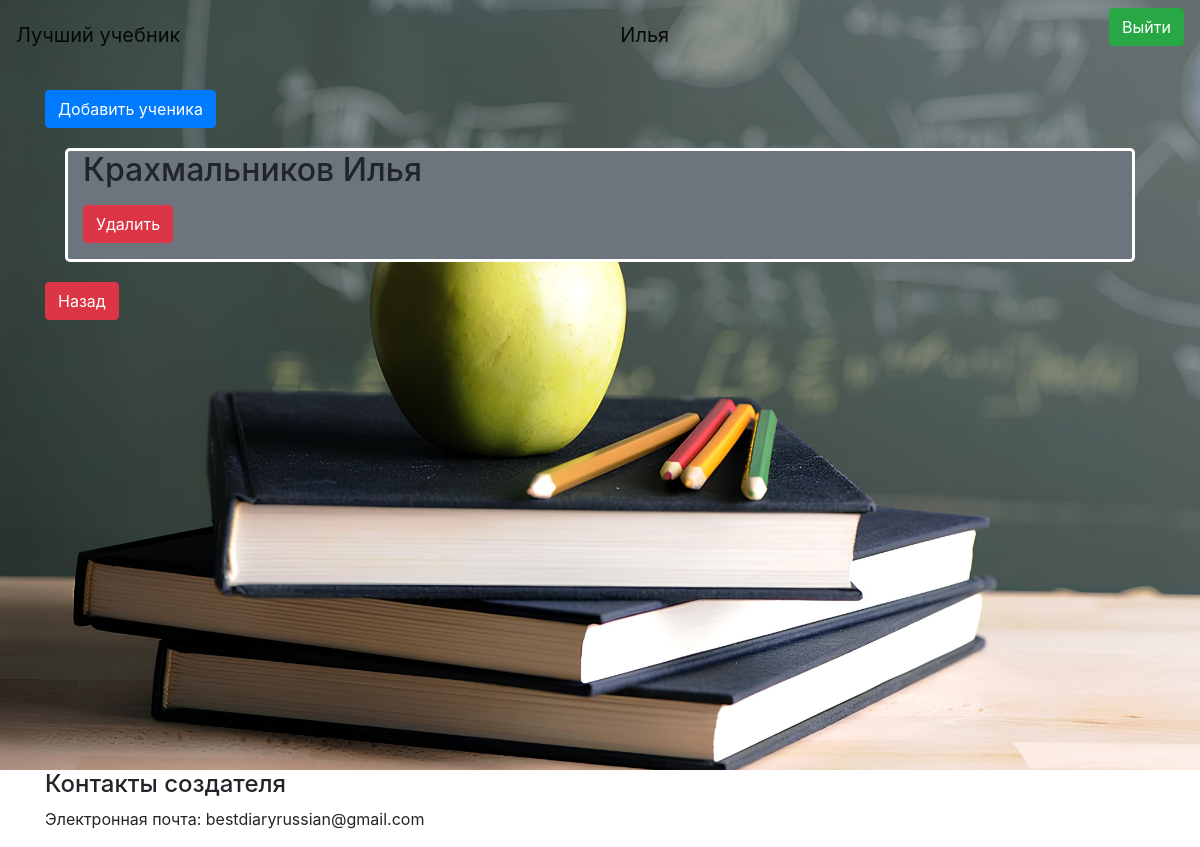
Before: /classes/2 (signed in) with the older database file.
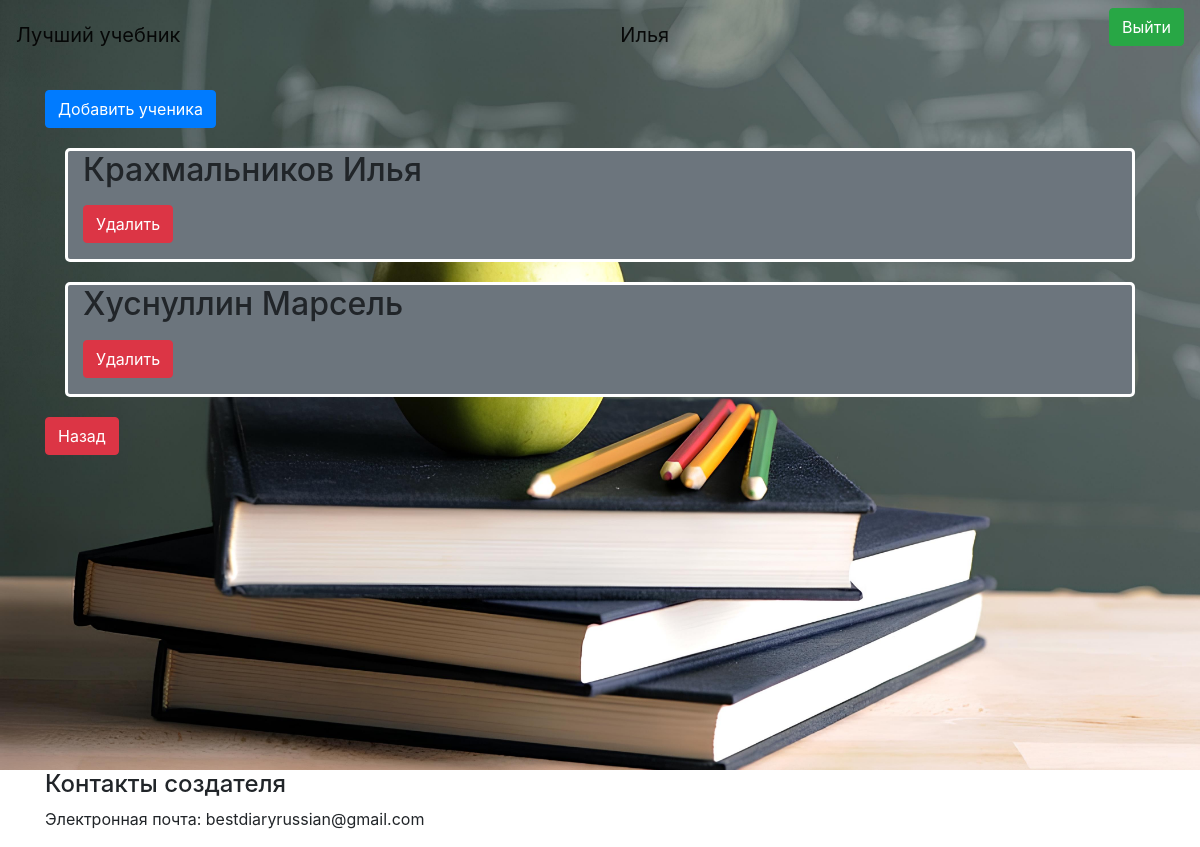
After: the same page with the newer database file.
### data/users.py (models this page shows, shortened)
class User(SqlAlchemyBase, UserMixin):
    __tablename__ = 'users'
    id = sqlalchemy.Column(sqlalchemy.Integer,
                           primary_key=True, autoincrement=True)
    classId = sqlalchemy.Column(sqlalchemy.Integer, nullable=True)
    surname = sqlalchemy.Column(sqlalchemy.String, nullable=True)
    name = sqlalchemy.Column(sqlalchemy.String, nullable=True)
    login = sqlalchemy.Column(sqlalchemy.String, nullable=True)
    email = sqlalchemy.Column(sqlalchemy.String, nullable=True)
    hashed_password = sqlalchemy.Column(sqlalchemy.String, nullable=True)

### main.py (the view)
@app.route("/classes/<int:id>")
def classes(id):
    coc = request.cookies.get("coc", 0)
    if coc:
        us = coc.split(';')[1]
        nameUs = coc.split(';')[2]
        db_sess = db_session.create_session()
        a = []
        for i in db_sess.query(User).filter(User.classId == id):
            a.append([i.id, i.surname, i.name])
        res = make_response(
            render_template("classes.html", us=us, nameUs=nameUs, news=a, bg='img'))
        res.set_cookie('coc',
                       coc.split(';')[0] + ';' + coc.split(';')[1] + ';' +
                       coc.split(';')[2] + ';' + str(id),
                       max_age=60 * 60 * 24 * 7)
        return res
    else:
        return redirect('/')

### data/db_session.py (called while the page is built)
def create_session() -> Session:
    global __factory
    return __factory()

### main.py (called while the page is built)
@login_manager.user_loader
def load_user(user_id):
    db_sess = db_session.create_session()
    return db_sess.query(User).get(user_id)

### templates/classes.html (shortened to what this page needs)
<html lang="en">
<head>
</head>
<body>
{% extends "base.html" %}
{% block content %}
{% if us == "admin" %}
<a href="/newUserAdmin" class="btn btn-primary">Добавить ученика</a>
{% for item in news%}
<div class="bg-secondary" style="margin: 20px;border-radius: 5px;border-style: solid;border-color: white;">
    <h2 class="col-6 mb-3">{{item[1]}} {{item[2]}}</h2>
    <div class="col-6 mb-3">
        <a href="/user_deleteAdmin/{{ item[0] }}" class="btn btn-danger">
            Удалить
        </a>
    </div>
</div>
{% endfor %}
<a href="/admin" class="btn btn-danger">
    Назад
</a>
{% endif %}
{% endblock %}

### templates/base.html (shortened to what this page needs)
<!doctype html>
<html lang="en">
<head>
    <link rel="stylesheet"
          href="https://stackpath.bootstrapcdn.com/bootstrap/4.4.1/css/bootstrap.min.css"
>
</head>
<body>
{% if bg == "img" %}
<div class="custom-div_image_1">
{% else %}
<div class="custom-div">
{% endif %}
    <header>
        <nav class="navbar navbar-light">
            <a class="navbar-brand" href="#">Лучший учебник</a>
            {% if us != "None" %}
                <a class="navbar-brand" href="/logout">{{ nameUs }}</a>
                <p>
                    <a class="btn btn-success" href="/logout">Выйти</a>
                </p>
            {% else %}
                <p>
                    <a class="btn btn-success" href="/login">Войти</a>
                </p>
            {% endif %}
        </nav>
    </header>
    <main role="main" class="container">
        {% block content %}{% endblock %}
    </main>
</div>
<footer>
    <div class="custom-center">
        <div class="container">
            <div class="row">
                <div class="col-md-6">
                    <h4>Контакты создателя</h4>
                    <p>Электронная почта: bestdiaryrussian@gmail.com</p>
                </div>
            </div>
        </div>
    </div>
</footer>
</body>
</html>

Changed rows visible on the page:
now on this page (row edited): User: surname "Хуснуллин", name "Марсель"
